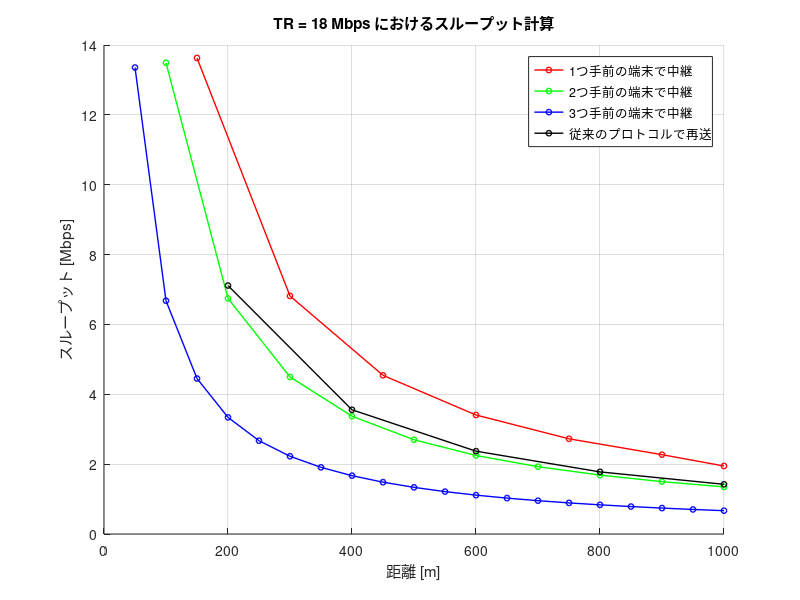

This figure's MATLAB source:
clear;
Rmin = [-82, -81, -79, -77, -74, -70, -66, -65]; % 最小受信感度 [dBm]
TR = [6, 9, 12, 18, 24, 36, 48, 54]; % 伝送レート [Mbps]
databit = [24, 36, 48, 72, 96, 144, 192, 216]; % OFDMシンボルごとのデータビット[bit]

Tp = 10; % 送信電力 [dBm]
f = 2.4 * 10^9; % 周波数 [Hz]
c = 3 * 10^8; % 光速 [m/s]

PLCP_pre = 16; % PLCPプリアンブル[μs]
PLCPhead_sig = 1; % PLCPヘッダ（シグナル）[μs]
PLCPhead_ser = 16; % PLCPヘッダ（サービス）[μs]
ACK = 80; % 802.11ACKフレーム[bit]
MAC = 192; % 802.11MACヘッダ[bit]
LLC = 64; % LLCヘッダ[bit]
packet = 12000; % IPパケット長[bit]
FCS = 32; % FCS[bit]
tail = 6; % テイルビット[bit]
SIFS = 10; % [μs]
DIFS = 34; % [μs]
backoff = 101.5; % 平均バックオフ制御時間 [μs]
slottime = 9; % ショートスロットタイム[μs]

max_distance = 1000; % 最大距離 [m]
N_max = 20; % 最大端末数

% 選択された伝送レート (TR = 18 Mbps) に対応するインデックスを取得
index = find(TR == 18);
if isempty(index)
    error('指定された伝送レートが見つかりません');
end

% 必要な値を抽出
Rmin_current = Rmin(index);
TR_current = TR(index);
databit_current = databit(index);

% 最大伝送距離の計算
Lfs = Tp - Rmin_current; % 距離減衰 [dB]
d_max = floor(((10^(Lfs / 20)) * c) / (4 * pi * f) / 50) * 50; % 最大伝送距離 [m]
N_skip = d_max / 50;

% フレームの計算
ACK_t = PLCP_pre + (PLCPhead_sig + ceil((PLCPhead_ser + ACK + FCS + tail) / databit_current)) * 4;
data_t = PLCP_pre + (PLCPhead_sig + ceil((PLCPhead_ser + MAC + LLC + packet + FCS + tail) / databit_current)) * 4;

% 条件1: スループット計算 (条件ごとのスループット)
conditions = [1, 2, 3]; % 各条件での変更量
colors = ['r', 'g', 'b'];

figure;
hold on;
for cond_idx = 1:length(conditions)
    N = 0;
    throughput_cond = [];
    N_succsess_cond = [];
    total_tt = 0;
    j = 1;

    while N <= N_max
        N = N + N_skip;
        total_tt = total_tt + (ACK_t + data_t + SIFS + backoff); % トータル時間
        N = N - conditions(cond_idx); % 条件ごとの端末減少
        total_tt = total_tt + conditions(cond_idx) * slottime + ACK_t; % 通信成功

        if N >= N_max
            throughput_cond(j) = packet / total_tt; % スループット [Mbps]
            N_succsess_cond(j) = N_max * 50; % 距離[m]を記録
            break;
        end

        throughput_cond(j) = packet / total_tt; % スループット [Mbps]
        N_succsess_cond(j) = N * 50; % 距離[m]を記録
        j = j + 1;
    end

    % プロット
    plot(N_succsess_cond, throughput_cond, '-o', 'Color', colors(cond_idx), 'LineWidth', 1, 'MarkerSize', 4, 'DisplayName', sprintf('%dつ手前の端末で中継', cond_idx));
end

% 条件2: スループット計算 (固定距離リスト)
if mod(max_distance, d_max) == 0
    distances = d_max:d_max:max_distance; 
else
    distances = [d_max:d_max:max_distance max_distance];
end

throughput_fixed = zeros(size(distances));
for j = 1:length(distances)
    D = distances(j);
    total_tt = (ACK_t + data_t + SIFS + backoff) * (D / d_max) * 2; % トータル時間
    throughput_fixed(j) = packet / total_tt; % スループット [Mbps]
end

% プロット (固定距離リスト)
plot(distances, throughput_fixed, '-o', 'Color', 'k', 'LineWidth', 1, 'MarkerSize', 4, 'DisplayName', '従来のプロトコルで再送');

xlabel('距離 [m]');
ylabel('スループット [Mbps]');
title('TR = 18 Mbps におけるスループット計算');
legend('show');
grid on;
hold off;
